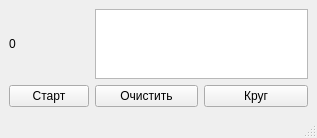
<?xml version="1.0" encoding="UTF-8"?>
<ui version="4.0">
 <class>MainWindow</class>
 <widget class="QMainWindow" name="MainWindow">
  <property name="geometry">
   <rect>
    <x>0</x>
    <y>0</y>
    <width>317</width>
    <height>107</height>
   </rect>
  </property>
  <property name="windowTitle">
   <string>MainWindow</string>
  </property>
  <widget class="QWidget" name="centralwidget">
   <layout class="QGridLayout" name="gridLayout">
    <item row="0" column="0">
     <widget class="QLabel" name="Timer">
      <property name="text">
       <string>0</string>
      </property>
     </widget>
    </item>
    <item row="0" column="1" colspan="2">
     <widget class="QTextBrowser" name="CircleCount"/>
    </item>
    <item row="1" column="0">
     <widget class="QPushButton" name="Start_stop">
      <property name="text">
       <string>Старт</string>
      </property>
     </widget>
    </item>
    <item row="1" column="1">
     <widget class="QPushButton" name="Clear_button">
      <property name="text">
       <string>Очистить</string>
      </property>
     </widget>
    </item>
    <item row="1" column="2">
     <widget class="QPushButton" name="Circle_button">
      <property name="text">
       <string>Круг</string>
      </property>
     </widget>
    </item>
   </layout>
  </widget>
  <widget class="QMenuBar" name="menubar">
   <property name="geometry">
    <rect>
     <x>0</x>
     <y>0</y>
     <width>317</width>
     <height>22</height>
    </rect>
   </property>
  </widget>
  <widget class="QStatusBar" name="statusbar"/>
 </widget>
 <resources/>
 <connections/>
</ui>
